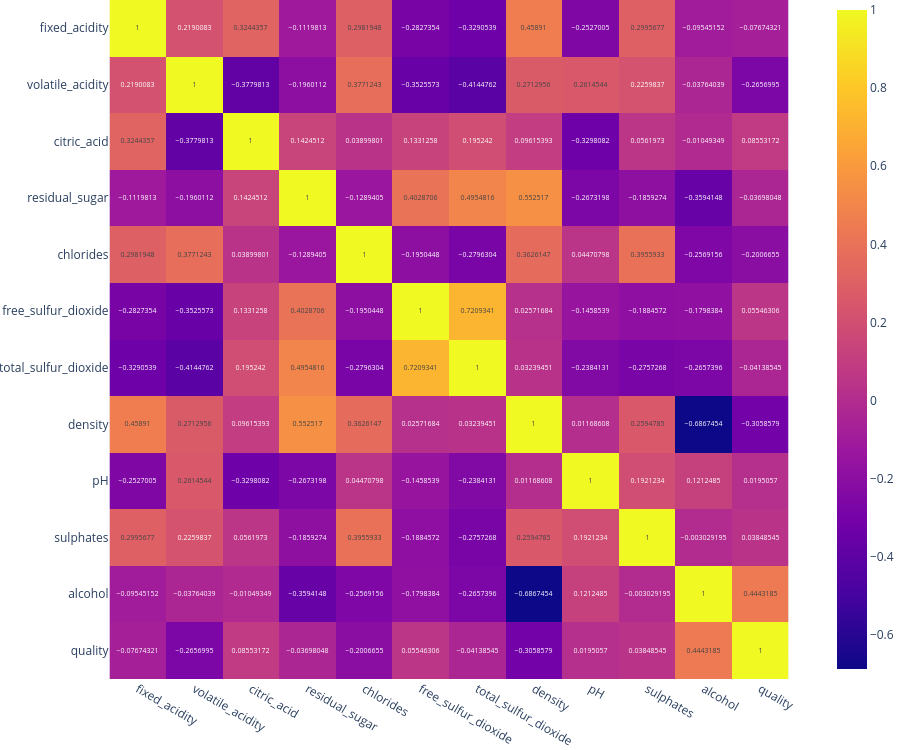

The notebook cell this image was saved under:
### Code cell
fig = px.imshow(
    wine_quality_data.drop("color", axis=1).corr(method='pearson').round(2),
    text_auto=True,
    width=900,
    height=750
)
fig.update_layout(margin=dict(l=0, r=0, t=0, b=0))
fig.update_traces(textfont=dict(size=14))
pio.write_image(fig, "images/correlation.svg")
fig.show()

### Figure 1 — Plotly figure (JSON) as saved in the notebook; plotly's stock layout.template omitted (floating-point values rounded to 4 significant figures; data arrays with more than 128 entries replaced by an {"elided": "..."} marker saying what was removed)
{"data": [{"coloraxis": "coloraxis", "hovertemplate": "x: %{x}<br>y: %{y}<br>color: %{z}<extra></extra>", "name": "0", "texttemplate": "%{z}", "type": "heatmap", "x": ["fixed_acidity", "volatile_acidity", "citric_acid", "residual_sugar", "chlorides", "free_sulfur_dioxide", "total_sulfur_dioxide", "density", "pH", "sulphates", "alcohol", "quality"], "xaxis": "x", "y": ["fixed_acidity", "volatile_acidity", "citric_acid", "residual_sugar", "chlorides", "free_sulfur_dioxide", "total_sulfur_dioxide", "density", "pH", "sulphates", "alcohol", "quality"], "yaxis": "y", "z": {"elided": "12x12 float values"}}], "layout": {"coloraxis": {"colorscale": [[0, "#0d0887"], [0.1111, "#46039f"], [0.2222, "#7201a8"], [0.3333, "#9c179e"], [0.4444, "#bd3786"], [0.5556, "#d8576b"], [0.6667, "#ed7953"], [0.7778, "#fb9f3a"], [0.8889, "#fdca26"], [1, "#f0f921"]]}, "height": 750, "margin": {"b": 0, "l": 0, "r": 0, "t": 0}, "width": 900, "xaxis": {"anchor": "y", "constrain": "domain", "domain": [0, 1], "scaleanchor": "y"}, "yaxis": {"anchor": "x", "autorange": "reversed", "constrain": "domain", "domain": [0, 1]}}}
